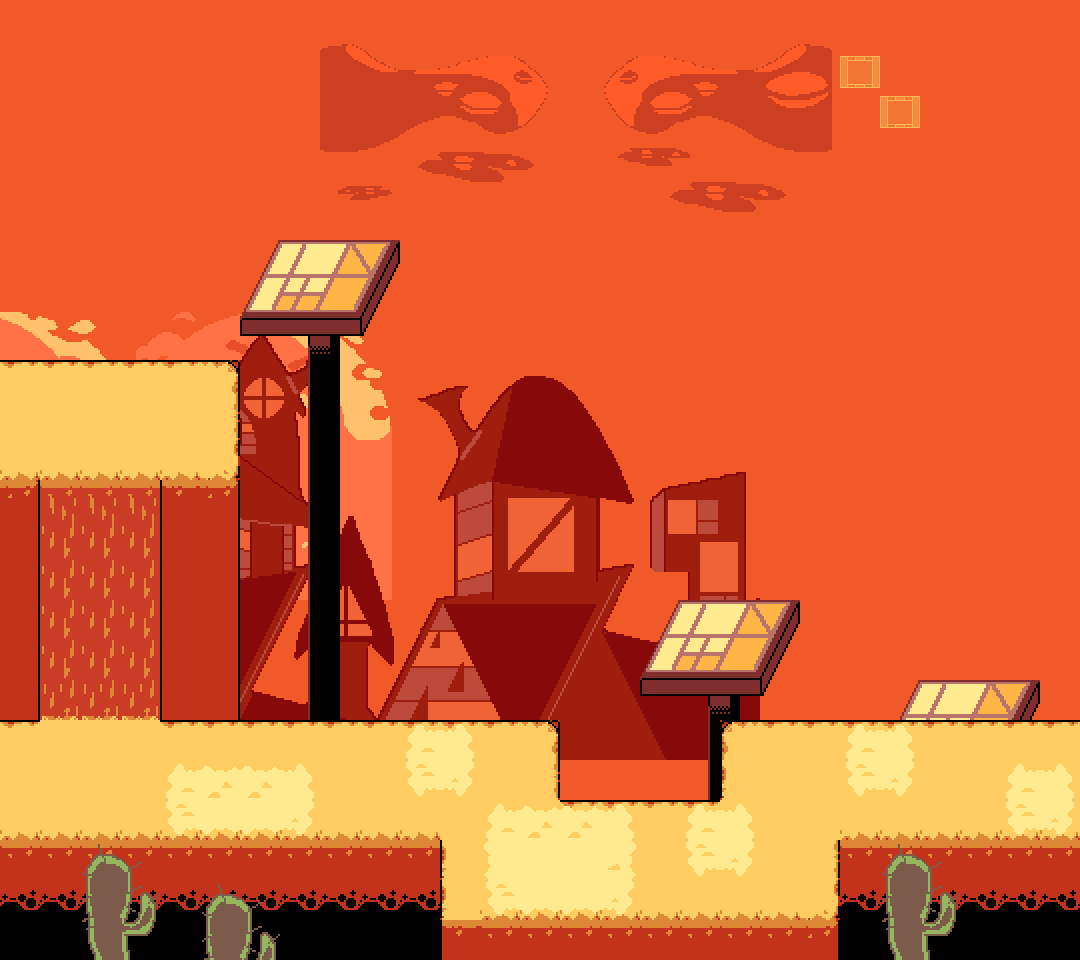

The image is a tile-based game level rendered from a .tmx file. Its description and source (layers, tilesets, objects; grid data summarised) follow:
An orthogonal 27x24 tile map with 40x40 px tiles, 3 tile layers (tiles, tiles2, decor), 2 tilesets, 5 image layers and 23 objects (spawn, drawgon, enemy, savepoint, slidearea, ...).

<map version="1.10" tiledversion="1.10.0" orientation="orthogonal" renderorder="right-down" width="27" height="24" tilewidth="40" tileheight="40" infinite="0" backgroundcolor="#f15928" nextlayerid="13" nextobjectid="30">
 <editorsettings>
  <export target="videofields_3.lua" format="lua" />
 </editorsettings>
 <properties>
  <property name="music" value="videofields" />
  <property name="name" value="Videofields - Entrance" />
 </properties>
 <tileset firstgid="1" name="videofields" tilewidth="40" tileheight="40" tilecount="247" columns="13">
  <image source="../../../assets/sprites/tilesets/videofields.png" width="520" height="760" />
  <tile id="79">
   <animation>
    <frame tileid="79" duration="200" />
    <frame tileid="83" duration="200" />
    <frame tileid="87" duration="200" />
    <frame tileid="109" duration="200" />
   </animation>
  </tile>
  <tile id="80">
   <animation>
    <frame tileid="80" duration="200" />
    <frame tileid="84" duration="200" />
    <frame tileid="88" duration="200" />
    <frame tileid="110" duration="200" />
   </animation>
  </tile>
  <tile id="81">
   <animation>
    <frame tileid="81" duration="200" />
    <frame tileid="85" duration="200" />
    <frame tileid="89" duration="200" />
    <frame tileid="111" duration="200" />
   </animation>
  </tile>
  <tile id="82">
   <animation>
    <frame tileid="82" duration="200" />
    <frame tileid="86" duration="200" />
    <frame tileid="90" duration="200" />
    <frame tileid="112" duration="200" />
   </animation>
  </tile>
  <tile id="92">
   <animation>
    <frame tileid="92" duration="200" />
    <frame tileid="96" duration="200" />
    <frame tileid="100" duration="200" />
    <frame tileid="122" duration="200" />
   </animation>
  </tile>
  <tile id="93">
   <animation>
    <frame tileid="93" duration="200" />
    <frame tileid="97" duration="200" />
    <frame tileid="101" duration="200" />
    <frame tileid="123" duration="200" />
   </animation>
  </tile>
  <tile id="94">
   <animation>
    <frame tileid="94" duration="200" />
    <frame tileid="98" duration="200" />
    <frame tileid="102" duration="200" />
    <frame tileid="124" duration="200" />
   </animation>
  </tile>
  <tile id="95">
   <animation>
    <frame tileid="95" duration="200" />
    <frame tileid="99" duration="200" />
    <frame tileid="103" duration="200" />
    <frame tileid="125" duration="200" />
   </animation>
  </tile>
 </tileset>
 <tileset firstgid="248" source="../tilesets/videofieldsDecor.tsx" />
 <imagelayer id="7" name="frames" offsetx="840" offsety="40" parallaxx="0.1" parallaxy="0.1" repeatx="1">
  <image source="../../../assets/sprites/tilesets/parallax/videofield_frames.png" width="40" height="120" />
  <properties>
   <property name="speedx" type="int" value="1" />
  </properties>
 </imagelayer>
 <imagelayer id="8" name="frames2" offsetx="880" offsety="80" parallaxx="0.1" parallaxy="0.1" repeatx="1">
  <image source="../../../assets/sprites/tilesets/parallax/videofield_frames.png" width="40" height="120" />
  <properties>
   <property name="speedx" type="int" value="-1" />
  </properties>
 </imagelayer>
 <imagelayer id="5" name="nightsky" offsetx="320" offsety="40" parallaxx="0.25" parallaxy="0.25" repeatx="1">
  <image source="../../../assets/sprites/tilesets/parallax/videofield_nightsky.png" width="512" height="480" />
  <properties>
   <property name="speedx" type="float" value="0.5" />
  </properties>
 </imagelayer>
 <imagelayer id="4" name="sky" offsetx="-120" offsety="120" parallaxx="0.5" parallaxy="0.5" repeatx="1">
  <image source="../../../assets/sprites/tilesets/parallax/videofield_sky.png" width="512" height="480" />
 </imagelayer>
 <imagelayer id="3" name="parallax" offsetx="120" offsety="280" parallaxx="0.75" parallaxy="0.75" repeatx="1">
  <image source="../../../assets/sprites/tilesets/parallax/videofield_parallax.png" width="640" height="480" />
 </imagelayer>
 <layer id="1" name="tiles" width="27" height="24">
  <data>[648 cells, 208 non-empty, 17 distinct tile ids]</data>
 </layer>
 <layer id="2" name="tiles2" width="27" height="24">
  <data>[648 cells, 118 non-empty, 25 distinct tile ids]</data>
 </layer>
 <layer id="6" name="decor" width="27" height="24">
  <data>[648 cells, 16 non-empty, 6 distinct tile ids]</data>
 </layer>
 <objectgroup color="#ff0000" id="11" name="collision" tintcolor="#ff0000">
  <object id="4" x="200" y="680" width="360" height="40" />
  <object id="5" x="560" y="720" width="160" height="80" />
  <object id="7" x="720" y="680" width="360" height="40" />
  <object id="8" x="840" y="840" width="240" height="120" />
  <object id="9" x="0" y="840" width="440" height="120" />
  <object id="10" x="440" y="920" width="400" height="40" />
  <object id="14" x="0" y="320" width="240" height="40" />
  <object id="15" x="200" y="360" width="40" height="120" />
  <object id="16" x="160" y="480" width="40" height="240" />
  <object id="17" x="0" y="480" width="40" height="240" />
 </objectgroup>
 <objectgroup id="12" name="markers">
  <object id="11" name="spawn" x="40" y="400" width="40" height="40" />
 </objectgroup>
 <objectgroup id="9" name="paths">
  <object id="1" name="drawgon" x="720" y="760" width="120" height="120">
   <ellipse />
  </object>
 </objectgroup>
 <objectgroup id="10" name="objects">
  <object id="2" name="enemy" x="760" y="800" width="40" height="40">
   <properties>
    <property name="actor" value="drawgon" />
    <property name="chase" type="bool" value="false" />
    <property name="encounter" value="bookworm n drawgon" />
    <property name="path" value="drawgon" />
    <property name="progress" value="-0.1" />
   </properties>
  </object>
  <object id="3" name="savepoint" x="600" y="800" width="40" height="40" />
  <object id="13" name="slidearea" x="40" y="480" width="120" height="240">
   <properties>
    <property name="dust" value="effects/slide_sand" />
   </properties>
  </object>
  <object id="21" gid="248" x="280" y="760" width="80" height="120" />
  <object id="22" gid="248" x="760" y="760" width="80" height="120" />
  <object id="23" gid="248" x="80" y="400" width="80" height="120" />
  <object id="24" gid="11" x="480" y="760" width="40" height="40" />
  <object id="25" gid="11" x="640" y="920" width="40" height="40" />
  <object id="26" gid="11" x="920" y="760" width="40" height="40" />
  <object id="27" gid="11" x="160" y="800" width="40" height="40" />
  <object id="28" name="transition" x="1080" y="720" width="40" height="120">
   <properties>
    <property name="map" value="videofields_4" />
    <property name="marker" value="1" />
   </properties>
  </object>
 </objectgroup>
</map>
